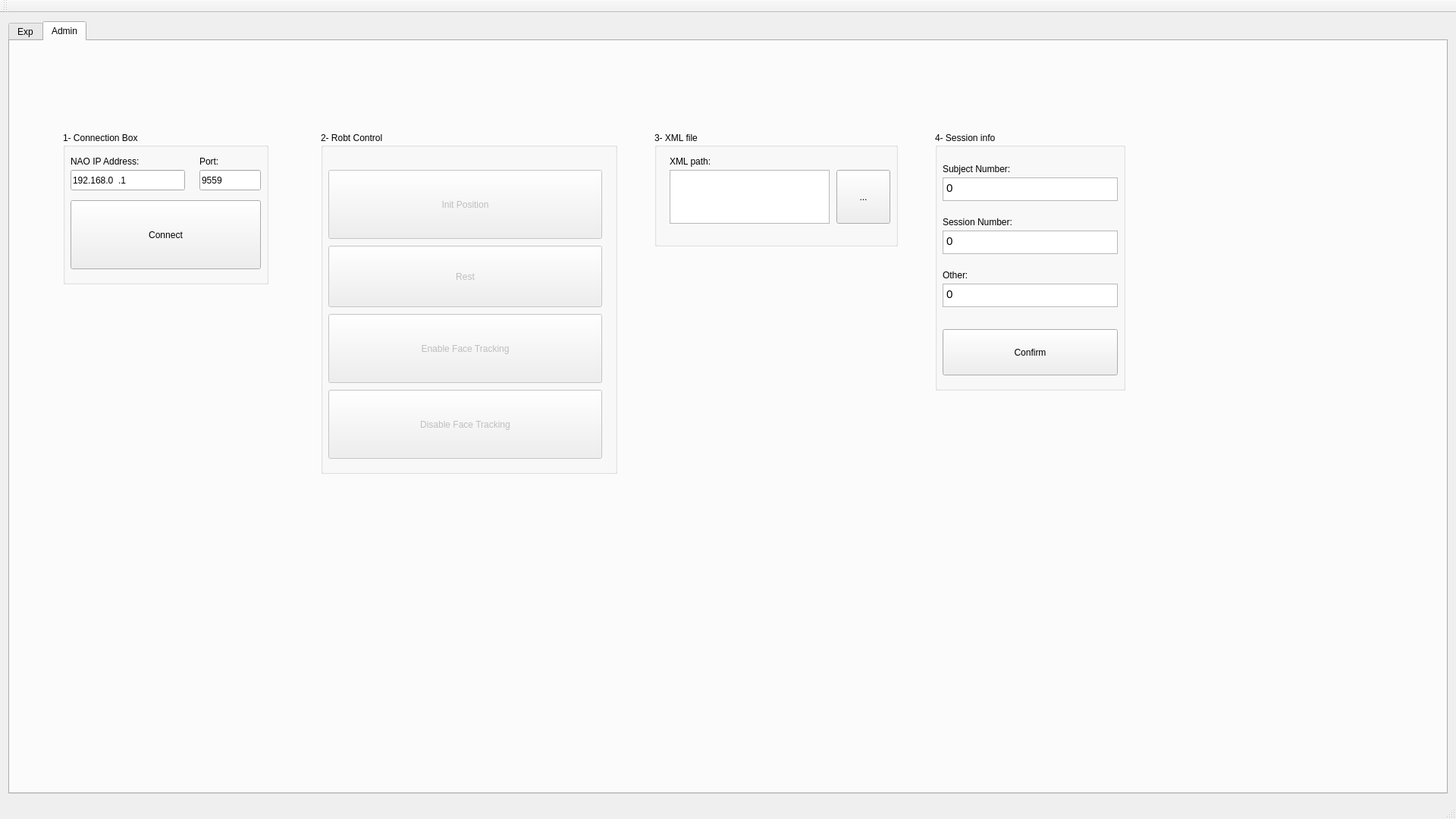
<?xml version="1.0" encoding="UTF-8"?>
<ui version="4.0">
 <class>MainWindow</class>
 <widget class="QMainWindow" name="MainWindow">
  <property name="geometry">
   <rect>
    <x>0</x>
    <y>0</y>
    <width>1920</width>
    <height>1080</height>
   </rect>
  </property>
  <property name="windowTitle">
   <string>---</string>
  </property>
  <widget class="QWidget" name="centralWidget">
   <layout class="QHBoxLayout" name="horizontalLayout">
    <item>
     <layout class="QVBoxLayout" name="verticalLayout">
      <item>
       <widget class="QTabWidget" name="tabWidget">
        <property name="currentIndex">
         <number>1</number>
        </property>
        <widget class="QWidget" name="tab">
         <attribute name="title">
          <string>Exp</string>
         </attribute>
         <widget class="QPushButton" name="btnConfirm">
          <property name="geometry">
           <rect>
            <x>10</x>
            <y>190</y>
            <width>71</width>
            <height>71</height>
           </rect>
          </property>
          <property name="cursor">
           <cursorShape>PointingHandCursor</cursorShape>
          </property>
          <property name="text">
           <string/>
          </property>
         </widget>
         <widget class="QSlider" name="horizontalSliderRobot">
          <property name="enabled">
           <bool>false</bool>
          </property>
          <property name="geometry">
           <rect>
            <x>100</x>
            <y>200</y>
            <width>1641</width>
            <height>51</height>
           </rect>
          </property>
          <property name="cursor">
           <cursorShape>OpenHandCursor</cursorShape>
          </property>
          <property name="layoutDirection">
           <enum>Qt::RightToLeft</enum>
          </property>
          <property name="maximum">
           <number>30</number>
          </property>
          <property name="singleStep">
           <number>1</number>
          </property>
          <property name="value">
           <number>15</number>
          </property>
          <property name="orientation">
           <enum>Qt::Horizontal</enum>
          </property>
          <property name="tickPosition">
           <enum>QSlider::TicksBothSides</enum>
          </property>
          <property name="tickInterval">
           <number>1</number>
          </property>
         </widget>
         <widget class="QGroupBox" name="groupBox_4">
          <property name="geometry">
           <rect>
            <x>620</x>
            <y>670</y>
            <width>601</width>
            <height>261</height>
           </rect>
          </property>
          <property name="title">
           <string/>
          </property>
          <widget class="QLabel" name="label_4">
           <property name="geometry">
            <rect>
             <x>330</x>
             <y>10</y>
             <width>81</width>
             <height>16</height>
            </rect>
           </property>
           <property name="text">
            <string>Bank:</string>
           </property>
          </widget>
          <widget class="QLCDNumber" name="lcdNumberTotal">
           <property name="geometry">
            <rect>
             <x>330</x>
             <y>30</y>
             <width>131</width>
             <height>71</height>
            </rect>
           </property>
           <property name="font">
            <font>
             <pointsize>15</pointsize>
             <weight>75</weight>
             <bold>true</bold>
            </font>
           </property>
           <property name="layoutDirection">
            <enum>Qt::LeftToRight</enum>
           </property>
           <property name="autoFillBackground">
            <bool>false</bool>
           </property>
           <property name="intValue" stdset="0">
            <number>0</number>
           </property>
          </widget>
          <widget class="QLabel" name="label_5">
           <property name="geometry">
            <rect>
             <x>150</x>
             <y>10</y>
             <width>121</width>
             <height>16</height>
            </rect>
           </property>
           <property name="text">
            <string>Round total:</string>
           </property>
          </widget>
          <widget class="QLCDNumber" name="lcdNumberRound">
           <property name="geometry">
            <rect>
             <x>150</x>
             <y>30</y>
             <width>131</width>
             <height>71</height>
            </rect>
           </property>
           <property name="font">
            <font>
             <pointsize>15</pointsize>
             <weight>75</weight>
             <bold>true</bold>
            </font>
           </property>
           <property name="layoutDirection">
            <enum>Qt::LeftToRight</enum>
           </property>
           <property name="autoFillBackground">
            <bool>false</bool>
           </property>
           <property name="intValue" stdset="0">
            <number>10</number>
           </property>
          </widget>
          <widget class="QPushButton" name="btnStartExperiment">
           <property name="geometry">
            <rect>
             <x>10</x>
             <y>130</y>
             <width>571</width>
             <height>111</height>
            </rect>
           </property>
           <property name="cursor">
            <cursorShape>PointingHandCursor</cursorShape>
           </property>
           <property name="text">
            <string>START</string>
           </property>
          </widget>
         </widget>
         <widget class="QGroupBox" name="groupBox_5">
          <property name="geometry">
           <rect>
            <x>660</x>
            <y>40</y>
            <width>491</width>
            <height>121</height>
           </rect>
          </property>
          <property name="title">
           <string/>
          </property>
          <widget class="QLCDNumber" name="lcdNumberPlayerInvestment">
           <property name="geometry">
            <rect>
             <x>100</x>
             <y>30</y>
             <width>131</width>
             <height>71</height>
            </rect>
           </property>
           <property name="font">
            <font>
             <pointsize>15</pointsize>
             <weight>75</weight>
             <bold>true</bold>
            </font>
           </property>
          </widget>
          <widget class="QLabel" name="label_8">
           <property name="geometry">
            <rect>
             <x>100</x>
             <y>10</y>
             <width>141</width>
             <height>16</height>
            </rect>
           </property>
           <property name="text">
            <string>Robot received:</string>
           </property>
          </widget>
          <widget class="QLabel" name="label_7">
           <property name="geometry">
            <rect>
             <x>280</x>
             <y>10</y>
             <width>141</width>
             <height>16</height>
            </rect>
           </property>
           <property name="text">
            <string>Robot returned:</string>
           </property>
          </widget>
          <widget class="QLCDNumber" name="lcdNumberRobotInvestment">
           <property name="geometry">
            <rect>
             <x>280</x>
             <y>30</y>
             <width>131</width>
             <height>71</height>
            </rect>
           </property>
           <property name="font">
            <font>
             <pointsize>15</pointsize>
             <weight>75</weight>
             <bold>true</bold>
            </font>
           </property>
           <property name="layoutDirection">
            <enum>Qt::LeftToRight</enum>
           </property>
           <property name="autoFillBackground">
            <bool>false</bool>
           </property>
           <property name="intValue" stdset="0">
            <number>0</number>
           </property>
          </widget>
         </widget>
         <widget class="QGroupBox" name="groupBox_confirm_btn">
          <property name="geometry">
           <rect>
            <x>230</x>
            <y>530</y>
            <width>1411</width>
            <height>131</height>
           </rect>
          </property>
          <property name="title">
           <string/>
          </property>
          <property name="flat">
           <bool>false</bool>
          </property>
          <widget class="QPushButton" name="pushButton_0">
           <property name="geometry">
            <rect>
             <x>30</x>
             <y>20</y>
             <width>99</width>
             <height>91</height>
            </rect>
           </property>
           <property name="cursor">
            <cursorShape>PointingHandCursor</cursorShape>
           </property>
           <property name="text">
            <string>0</string>
           </property>
          </widget>
          <widget class="QPushButton" name="pushButton_1">
           <property name="geometry">
            <rect>
             <x>150</x>
             <y>20</y>
             <width>99</width>
             <height>91</height>
            </rect>
           </property>
           <property name="cursor">
            <cursorShape>PointingHandCursor</cursorShape>
           </property>
           <property name="text">
            <string>1</string>
           </property>
          </widget>
          <widget class="QPushButton" name="pushButton_2">
           <property name="geometry">
            <rect>
             <x>280</x>
             <y>20</y>
             <width>99</width>
             <height>91</height>
            </rect>
           </property>
           <property name="cursor">
            <cursorShape>PointingHandCursor</cursorShape>
           </property>
           <property name="text">
            <string>2</string>
           </property>
          </widget>
          <widget class="QPushButton" name="pushButton_3">
           <property name="geometry">
            <rect>
             <x>400</x>
             <y>20</y>
             <width>99</width>
             <height>91</height>
            </rect>
           </property>
           <property name="cursor">
            <cursorShape>PointingHandCursor</cursorShape>
           </property>
           <property name="text">
            <string>3</string>
           </property>
          </widget>
          <widget class="QPushButton" name="pushButton_4">
           <property name="geometry">
            <rect>
             <x>520</x>
             <y>20</y>
             <width>99</width>
             <height>91</height>
            </rect>
           </property>
           <property name="cursor">
            <cursorShape>PointingHandCursor</cursorShape>
           </property>
           <property name="text">
            <string>4</string>
           </property>
          </widget>
          <widget class="QPushButton" name="pushButton_5">
           <property name="geometry">
            <rect>
             <x>650</x>
             <y>20</y>
             <width>99</width>
             <height>91</height>
            </rect>
           </property>
           <property name="cursor">
            <cursorShape>PointingHandCursor</cursorShape>
           </property>
           <property name="text">
            <string>5</string>
           </property>
          </widget>
          <widget class="QPushButton" name="pushButton_6">
           <property name="geometry">
            <rect>
             <x>780</x>
             <y>20</y>
             <width>99</width>
             <height>91</height>
            </rect>
           </property>
           <property name="cursor">
            <cursorShape>PointingHandCursor</cursorShape>
           </property>
           <property name="text">
            <string>6</string>
           </property>
          </widget>
          <widget class="QPushButton" name="pushButton_7">
           <property name="geometry">
            <rect>
             <x>900</x>
             <y>20</y>
             <width>99</width>
             <height>91</height>
            </rect>
           </property>
           <property name="cursor">
            <cursorShape>PointingHandCursor</cursorShape>
           </property>
           <property name="text">
            <string>7</string>
           </property>
          </widget>
          <widget class="QPushButton" name="pushButton_8">
           <property name="geometry">
            <rect>
             <x>1020</x>
             <y>20</y>
             <width>99</width>
             <height>91</height>
            </rect>
           </property>
           <property name="cursor">
            <cursorShape>PointingHandCursor</cursorShape>
           </property>
           <property name="text">
            <string>8</string>
           </property>
          </widget>
          <widget class="QPushButton" name="pushButton_9">
           <property name="geometry">
            <rect>
             <x>1140</x>
             <y>20</y>
             <width>99</width>
             <height>91</height>
            </rect>
           </property>
           <property name="cursor">
            <cursorShape>PointingHandCursor</cursorShape>
           </property>
           <property name="text">
            <string>9</string>
           </property>
          </widget>
          <widget class="QPushButton" name="pushButton_10">
           <property name="geometry">
            <rect>
             <x>1260</x>
             <y>20</y>
             <width>99</width>
             <height>91</height>
            </rect>
           </property>
           <property name="cursor">
            <cursorShape>PointingHandCursor</cursorShape>
           </property>
           <property name="text">
            <string>10</string>
           </property>
          </widget>
         </widget>
         <widget class="QProgressBar" name="progressBar">
          <property name="geometry">
           <rect>
            <x>100</x>
            <y>290</y>
            <width>1651</width>
            <height>31</height>
           </rect>
          </property>
          <property name="maximum">
           <number>30</number>
          </property>
          <property name="value">
           <number>15</number>
          </property>
          <property name="textVisible">
           <bool>true</bool>
          </property>
          <property name="invertedAppearance">
           <bool>true</bool>
          </property>
          <property name="format">
           <string>%v</string>
          </property>
         </widget>
         <widget class="QGroupBox" name="groupBox_6">
          <property name="geometry">
           <rect>
            <x>380</x>
            <y>340</y>
            <width>1081</width>
            <height>191</height>
           </rect>
          </property>
          <property name="title">
           <string/>
          </property>
          <widget class="QTextEdit" name="textEdit">
           <property name="geometry">
            <rect>
             <x>40</x>
             <y>10</y>
             <width>1001</width>
             <height>171</height>
            </rect>
           </property>
           <property name="font">
            <font>
             <family>Times New Roman</family>
             <pointsize>18</pointsize>
            </font>
           </property>
           <property name="html">
            <string>&lt;!DOCTYPE HTML PUBLIC &quot;-//W3C//DTD HTML 4.0//EN&quot; &quot;http://www.w3.org/TR/REC-html40/strict.dtd&quot;&gt;
&lt;html&gt;&lt;head&gt;&lt;meta name=&quot;qrichtext&quot; content=&quot;1&quot; /&gt;&lt;style type=&quot;text/css&quot;&gt;
p, li { white-space: pre-wrap; }
&lt;/style&gt;&lt;/head&gt;&lt;body style=&quot; font-family:'Times New Roman'; font-size:18pt; font-weight:400; font-style:normal;&quot;&gt;
&lt;p style=&quot; margin-top:0px; margin-bottom:0px; margin-left:0px; margin-right:0px; -qt-block-indent:0; text-indent:0px;&quot;&gt;Welcome, please press START to play the first round...&lt;/p&gt;&lt;/body&gt;&lt;/html&gt;</string>
           </property>
           <property name="textInteractionFlags">
            <set>Qt::NoTextInteraction</set>
           </property>
          </widget>
         </widget>
        </widget>
        <widget class="QWidget" name="tab_2">
         <attribute name="title">
          <string>Admin</string>
         </attribute>
         <widget class="QGroupBox" name="groupBox">
          <property name="geometry">
           <rect>
            <x>70</x>
            <y>120</y>
            <width>271</width>
            <height>201</height>
           </rect>
          </property>
          <property name="title">
           <string>1- Connection Box</string>
          </property>
          <widget class="QLineEdit" name="lineEditNaoIP">
           <property name="geometry">
            <rect>
             <x>10</x>
             <y>50</y>
             <width>151</width>
             <height>27</height>
            </rect>
           </property>
           <property name="inputMask">
            <string>000.000.000.000</string>
           </property>
           <property name="text">
            <string>192.168.0.1</string>
           </property>
          </widget>
          <widget class="QLabel" name="label">
           <property name="geometry">
            <rect>
             <x>10</x>
             <y>30</y>
             <width>151</width>
             <height>17</height>
            </rect>
           </property>
           <property name="text">
            <string>NAO IP Address:</string>
           </property>
          </widget>
          <widget class="QPushButton" name="btnConnectToNao">
           <property name="geometry">
            <rect>
             <x>10</x>
             <y>90</y>
             <width>251</width>
             <height>91</height>
            </rect>
           </property>
           <property name="text">
            <string>Connect</string>
           </property>
          </widget>
          <widget class="QLabel" name="label_3">
           <property name="geometry">
            <rect>
             <x>180</x>
             <y>30</y>
             <width>61</width>
             <height>17</height>
            </rect>
           </property>
           <property name="text">
            <string>Port:</string>
           </property>
          </widget>
          <widget class="QLineEdit" name="lineEditNaoPort">
           <property name="geometry">
            <rect>
             <x>180</x>
             <y>50</y>
             <width>81</width>
             <height>27</height>
            </rect>
           </property>
           <property name="inputMask">
            <string/>
           </property>
           <property name="text">
            <string>9559</string>
           </property>
          </widget>
         </widget>
         <widget class="QGroupBox" name="groupBox_2">
          <property name="geometry">
           <rect>
            <x>850</x>
            <y>120</y>
            <width>321</width>
            <height>151</height>
           </rect>
          </property>
          <property name="title">
           <string>3- XML file</string>
          </property>
          <widget class="QLabel" name="label_2">
           <property name="geometry">
            <rect>
             <x>20</x>
             <y>30</y>
             <width>151</width>
             <height>17</height>
            </rect>
           </property>
           <property name="text">
            <string>XML path:</string>
           </property>
          </widget>
          <widget class="QTextEdit" name="textEditXML">
           <property name="geometry">
            <rect>
             <x>20</x>
             <y>50</y>
             <width>211</width>
             <height>71</height>
            </rect>
           </property>
           <property name="readOnly">
            <bool>true</bool>
           </property>
          </widget>
          <widget class="QPushButton" name="btnBrowse">
           <property name="geometry">
            <rect>
             <x>240</x>
             <y>50</y>
             <width>71</width>
             <height>71</height>
            </rect>
           </property>
           <property name="text">
            <string>...</string>
           </property>
          </widget>
         </widget>
         <widget class="QGroupBox" name="groupBox_3">
          <property name="geometry">
           <rect>
            <x>410</x>
            <y>120</y>
            <width>391</width>
            <height>451</height>
           </rect>
          </property>
          <property name="title">
           <string>2- Robt Control</string>
          </property>
          <widget class="QPushButton" name="btnWakeUp">
           <property name="enabled">
            <bool>false</bool>
           </property>
           <property name="geometry">
            <rect>
             <x>10</x>
             <y>50</y>
             <width>361</width>
             <height>91</height>
            </rect>
           </property>
           <property name="text">
            <string>Init Position</string>
           </property>
          </widget>
          <widget class="QPushButton" name="btnRest">
           <property name="enabled">
            <bool>false</bool>
           </property>
           <property name="geometry">
            <rect>
             <x>10</x>
             <y>150</y>
             <width>361</width>
             <height>81</height>
            </rect>
           </property>
           <property name="text">
            <string>Rest</string>
           </property>
          </widget>
          <widget class="QPushButton" name="btnFaceTrackingEnable">
           <property name="enabled">
            <bool>false</bool>
           </property>
           <property name="geometry">
            <rect>
             <x>10</x>
             <y>240</y>
             <width>361</width>
             <height>91</height>
            </rect>
           </property>
           <property name="text">
            <string>Enable Face Tracking</string>
           </property>
          </widget>
          <widget class="QPushButton" name="btnFaceTrackingDisable">
           <property name="enabled">
            <bool>false</bool>
           </property>
           <property name="geometry">
            <rect>
             <x>10</x>
             <y>340</y>
             <width>361</width>
             <height>91</height>
            </rect>
           </property>
           <property name="text">
            <string>Disable Face Tracking</string>
           </property>
          </widget>
         </widget>
         <widget class="QGroupBox" name="groupBox_7">
          <property name="geometry">
           <rect>
            <x>1220</x>
            <y>120</y>
            <width>251</width>
            <height>341</height>
           </rect>
          </property>
          <property name="title">
           <string>4- Session info</string>
          </property>
          <widget class="QTextEdit" name="textEditSubjectNumber">
           <property name="geometry">
            <rect>
             <x>10</x>
             <y>60</y>
             <width>231</width>
             <height>31</height>
            </rect>
           </property>
           <property name="html">
            <string>&lt;!DOCTYPE HTML PUBLIC &quot;-//W3C//DTD HTML 4.0//EN&quot; &quot;http://www.w3.org/TR/REC-html40/strict.dtd&quot;&gt;
&lt;html&gt;&lt;head&gt;&lt;meta name=&quot;qrichtext&quot; content=&quot;1&quot; /&gt;&lt;style type=&quot;text/css&quot;&gt;
p, li { white-space: pre-wrap; }
&lt;/style&gt;&lt;/head&gt;&lt;body style=&quot; font-family:'Ubuntu'; font-size:11pt; font-weight:400; font-style:normal;&quot;&gt;
&lt;p style=&quot; margin-top:0px; margin-bottom:0px; margin-left:0px; margin-right:0px; -qt-block-indent:0; text-indent:0px;&quot;&gt;0&lt;/p&gt;&lt;/body&gt;&lt;/html&gt;</string>
           </property>
          </widget>
          <widget class="QLabel" name="label_6">
           <property name="geometry">
            <rect>
             <x>10</x>
             <y>40</y>
             <width>141</width>
             <height>17</height>
            </rect>
           </property>
           <property name="text">
            <string>Subject Number:</string>
           </property>
          </widget>
          <widget class="QLabel" name="label_9">
           <property name="geometry">
            <rect>
             <x>10</x>
             <y>110</y>
             <width>141</width>
             <height>17</height>
            </rect>
           </property>
           <property name="text">
            <string>Session Number:</string>
           </property>
          </widget>
          <widget class="QTextEdit" name="textEditSessionNumber">
           <property name="geometry">
            <rect>
             <x>10</x>
             <y>130</y>
             <width>231</width>
             <height>31</height>
            </rect>
           </property>
           <property name="html">
            <string>&lt;!DOCTYPE HTML PUBLIC &quot;-//W3C//DTD HTML 4.0//EN&quot; &quot;http://www.w3.org/TR/REC-html40/strict.dtd&quot;&gt;
&lt;html&gt;&lt;head&gt;&lt;meta name=&quot;qrichtext&quot; content=&quot;1&quot; /&gt;&lt;style type=&quot;text/css&quot;&gt;
p, li { white-space: pre-wrap; }
&lt;/style&gt;&lt;/head&gt;&lt;body style=&quot; font-family:'Ubuntu'; font-size:11pt; font-weight:400; font-style:normal;&quot;&gt;
&lt;p style=&quot; margin-top:0px; margin-bottom:0px; margin-left:0px; margin-right:0px; -qt-block-indent:0; text-indent:0px;&quot;&gt;0&lt;/p&gt;&lt;/body&gt;&lt;/html&gt;</string>
           </property>
          </widget>
          <widget class="QTextEdit" name="textEditOther">
           <property name="geometry">
            <rect>
             <x>10</x>
             <y>200</y>
             <width>231</width>
             <height>31</height>
            </rect>
           </property>
           <property name="html">
            <string>&lt;!DOCTYPE HTML PUBLIC &quot;-//W3C//DTD HTML 4.0//EN&quot; &quot;http://www.w3.org/TR/REC-html40/strict.dtd&quot;&gt;
&lt;html&gt;&lt;head&gt;&lt;meta name=&quot;qrichtext&quot; content=&quot;1&quot; /&gt;&lt;style type=&quot;text/css&quot;&gt;
p, li { white-space: pre-wrap; }
&lt;/style&gt;&lt;/head&gt;&lt;body style=&quot; font-family:'Ubuntu'; font-size:11pt; font-weight:400; font-style:normal;&quot;&gt;
&lt;p style=&quot; margin-top:0px; margin-bottom:0px; margin-left:0px; margin-right:0px; -qt-block-indent:0; text-indent:0px;&quot;&gt;0&lt;/p&gt;&lt;/body&gt;&lt;/html&gt;</string>
           </property>
          </widget>
          <widget class="QLabel" name="label_10">
           <property name="geometry">
            <rect>
             <x>10</x>
             <y>180</y>
             <width>67</width>
             <height>17</height>
            </rect>
           </property>
           <property name="text">
            <string>Other:</string>
           </property>
          </widget>
          <widget class="QPushButton" name="btnSessionInfoConfirm">
           <property name="geometry">
            <rect>
             <x>10</x>
             <y>260</y>
             <width>231</width>
             <height>61</height>
            </rect>
           </property>
           <property name="text">
            <string>Confirm</string>
           </property>
          </widget>
         </widget>
        </widget>
       </widget>
      </item>
     </layout>
    </item>
   </layout>
  </widget>
  <widget class="QMenuBar" name="menuBar">
   <property name="geometry">
    <rect>
     <x>0</x>
     <y>0</y>
     <width>1920</width>
     <height>25</height>
    </rect>
   </property>
  </widget>
  <widget class="QToolBar" name="mainToolBar">
   <attribute name="toolBarArea">
    <enum>TopToolBarArea</enum>
   </attribute>
   <attribute name="toolBarBreak">
    <bool>false</bool>
   </attribute>
  </widget>
  <widget class="QStatusBar" name="statusBar"/>
 </widget>
 <layoutdefault spacing="6" margin="11"/>
 <resources/>
 <connections/>
</ui>
